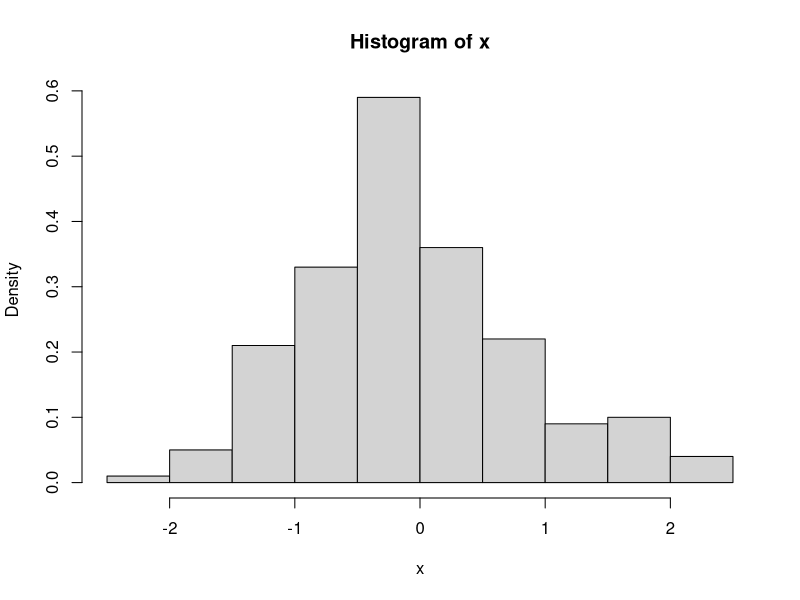
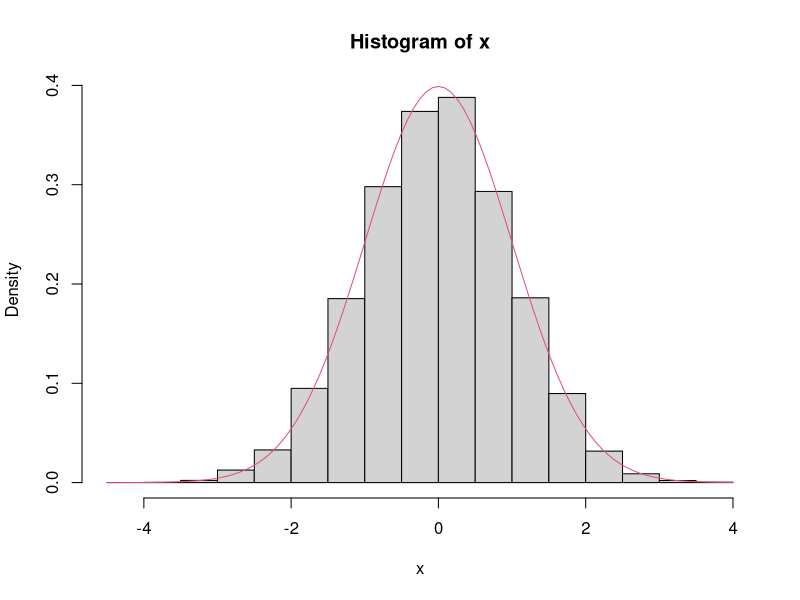
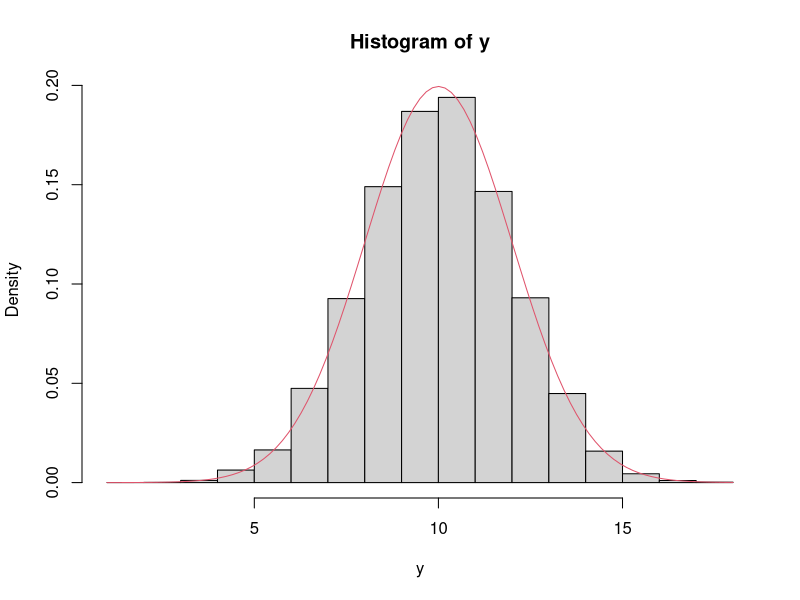
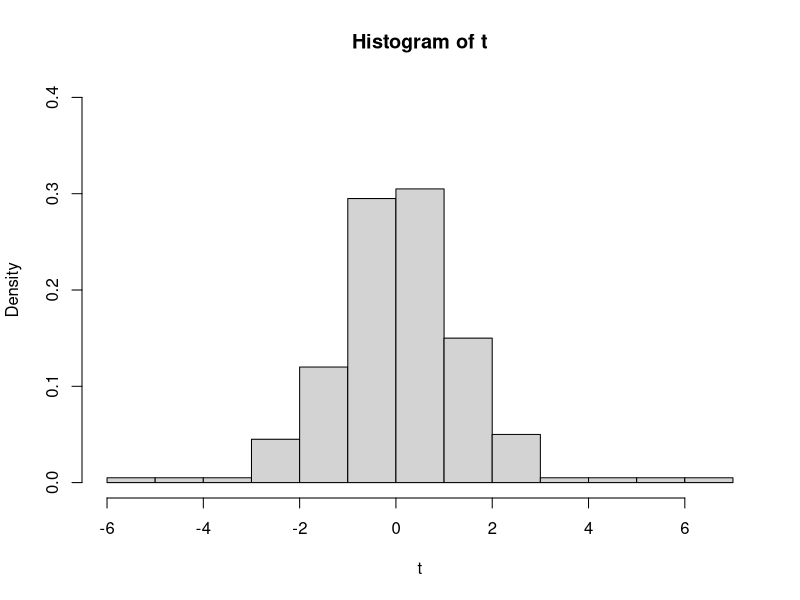
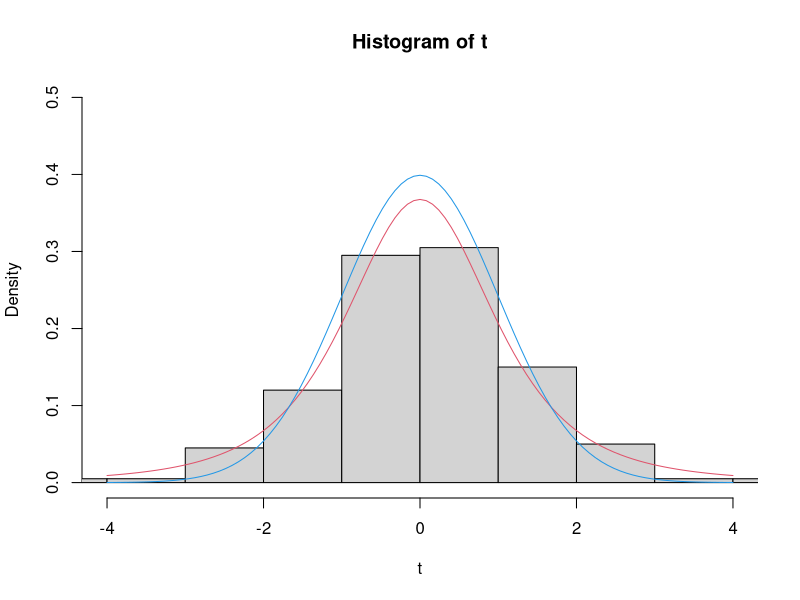
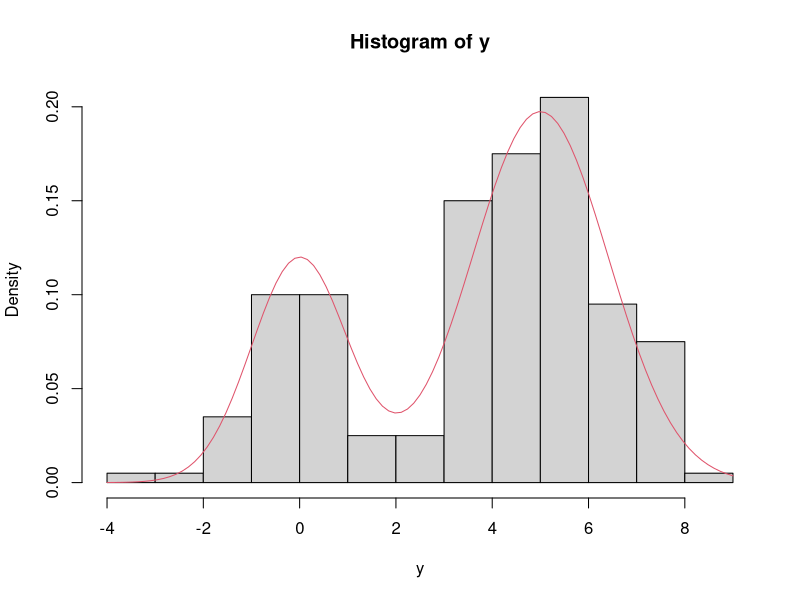

Write R code to recreate these figures, in order.
#Gereumaamostraaleatóriadetamanho200daN(0,1)
set.seed(1898)
k=1000
n=200
x=NULL
for (i in 1:n) {
  x[i]=(mean(runif(k))-0.5)/12*k
}
hist(x,freq=F)
mean(x)
var(x)
#2° método
set.seed(1313)
n=20000
u1=runif(n/2)
u2=runif(n/2)
x1=NULL
x2=NULL
x1=sqrt(-2*log(u1))*cos(2*pi*u2)
x2=sqrt(-2*log(u1))*sin(2*pi*u2)
x=c(x1,x2)
hist(x,freq=F)
curve(dnorm(x,0,1),col=2,add=T)
mean(x)
var(x)
#Gere uma amostra aleatória de tamanho 200 da N(10,4).
set.seed(1313)
n=20000
u1=runif(n/2)
u2=runif(n/2)
x1=NULL
x2=NULL
x1=sqrt(-2*log(u1))*cos(2*pi*u2)
x2=sqrt(-2*log(u1))*sin(2*pi*u2)
x=c(x1,x2)
y=2*x+10
hist(y,freq=F)
curve(dnorm(x,10,2),col=2,add=T)
mean(y)
var(y)

#Gere uma amostra aleatória de 200 observações da distribuição t-student com 3 graus de liberdade
set.seed(1313)
n=200
ngl=3
u1=runif(n/2)
u2=runif(n/2)
x1=sqrt(-2*log(u1))*cos(2*pi*u2)
x2=sqrt(-2*log(u1))*sin(2*pi*u2)
x=c(x1,x2)
x22=NULL
for (j in 1:n) {
  x22[j]=sum((sqrt(-2*log(runif(ngl)))*cos(2*pi*runif(ngl)))^2)
  }
t=x/sqrt(x22/(ngl))
hist(t,freq=F ,ylim = c(0, 0.4))
hist(t, freq = F, xlim = c(-4, 4), ylim = c(0, 0.5))
curve(dt(x, 3), col = 2, add = T, cex = 1.5)
curve(dnorm(x, 0, 1), col = 4, add = T, cex = 1.5)
#Exemplo: Gerar uma amostra aleatória daNormal mistatal queθ = 0,7; μ =0; a =5;𝜎𝜎 0
set.seed(1313)
p=0.7
x=rep(0,n)
u=runif(n)
u1=runif(n)
u2=runif(n)
x1=5+sqrt(2)*sqrt(-2*log(u1))*cos(2*pi*u2)
x0=sqrt(-2*log(u1))*sin(2*pi*u2)
q=1-p
y=ifelse(runif(n)>q,x1,x0)
hist(y,freq=F)
fmist=function(x,tet,mi,a,sig0,sig1) {
  (1-tet)*dnorm(x,mi,sqrt(sig0))+(tet)*dnorm(x,mi+a,sqrt(sig1))
}
curve(fmist(x,0.7,0,5,1,2), add = T, col = 2) #tet=0.7; mi=0; a=5; sig0=1 e sig1=2